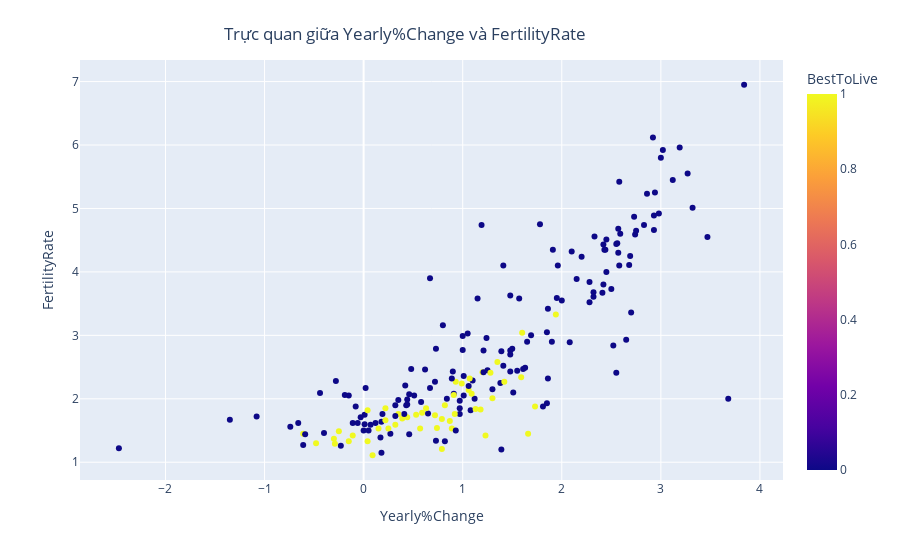

The cell this chart's notebook holds for it:
### Markdown cell above
Phân lớp dựa vào FertilityRate và Yearly%Change (drop FertilityRate==0 )

### Code cell
fig=px.scatter(df_train[df_train['FertilityRate']>0], x="Yearly%Change", y="FertilityRate",
        color="BestToLive")
fig.update_layout(
    title={
        'text': "Trực quan giữa Yearly%Change và FertilityRate",
        'y':0.95,
        'x':0.45,
        'xanchor': 'center',
        'yanchor': 'top'})

fig.show()

### Figure 1 — Plotly figure (JSON) as saved in the notebook; plotly's stock layout.template omitted (floating-point values rounded to 4 significant figures; data arrays with more than 128 entries replaced by an {"elided": "..."} marker saying what was removed)
{"data": [{"hovertemplate": "Yearly%Change=%{x}<br>FertilityRate=%{y}<br>BestToLive=%{marker.color}<extra></extra>", "legendgroup": "", "marker": {"color": {"elided": "201 int values"}, "coloraxis": "coloraxis", "symbol": "circle"}, "mode": "markers", "name": "", "orientation": "v", "showlegend": false, "type": "scatter", "x": {"elided": "201 float values"}, "xaxis": "x", "y": {"elided": "201 float values"}, "yaxis": "y"}], "layout": {"coloraxis": {"colorbar": {"title": {"text": "BestToLive"}}, "colorscale": [[0, "#0d0887"], [0.1111, "#46039f"], [0.2222, "#7201a8"], [0.3333, "#9c179e"], [0.4444, "#bd3786"], [0.5556, "#d8576b"], [0.6667, "#ed7953"], [0.7778, "#fb9f3a"], [0.8889, "#fdca26"], [1, "#f0f921"]]}, "legend": {"tracegroupgap": 0}, "margin": {"t": 60}, "title": {"text": "Trực quan giữa Yearly%Change và FertilityRate", "x": 0.45, "xanchor": "center", "y": 0.95, "yanchor": "top"}, "xaxis": {"anchor": "y", "domain": [0, 1], "title": {"text": "Yearly%Change"}}, "yaxis": {"anchor": "x", "domain": [0, 1], "title": {"text": "FertilityRate"}}}}
